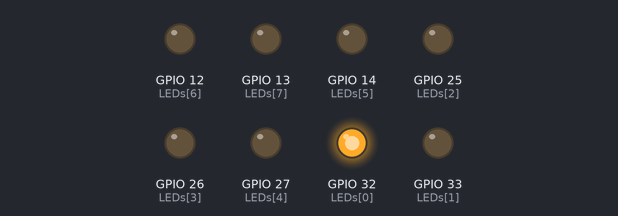
This sketch was run on a simulated ESP32. On the bench: output pins drawn as LEDs (lit = HIGH).

Above: at 0.1 s.
At 6.1 s:
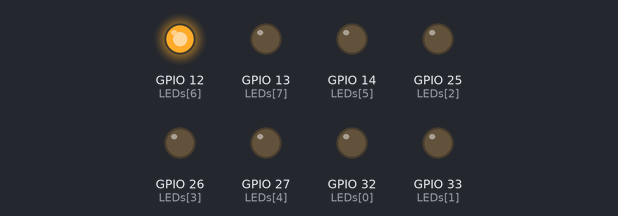
At 9.1 s:
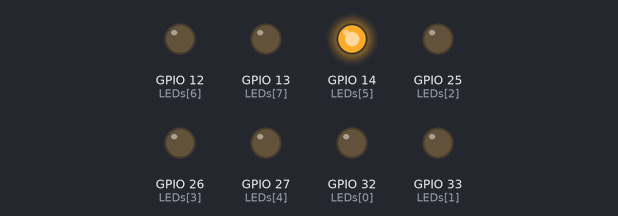
At 13.1 s:
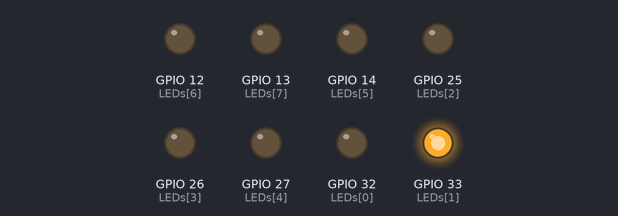
At 29.3 s:
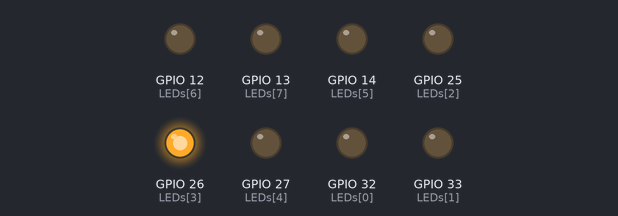
At 38.3 s:
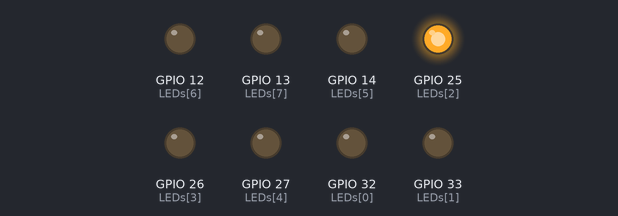
Timing chart, 0 to 40.0 s (numbered marks = the images above):
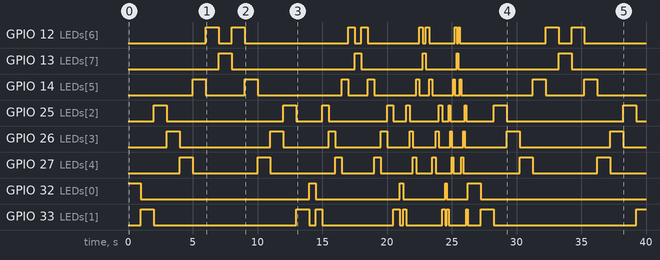

Measured:
- by itself, GPIO 12 (LEDs[6]): LOW → HIGH at 6.0 s, → LOW 1.0 s later, → HIGH 1.0 s later, → LOW 1.0 s later, … (20 changes in this stretch)
- by itself, GPIO 13 (LEDs[7]): LOW → HIGH at 7.0 s, → LOW 1.0 s later, → HIGH 9.5 s later, → LOW 0.50 s later, … (10 changes in this stretch)
- by itself, GPIO 14 (LEDs[5]): LOW → HIGH at 5.0 s, → LOW 1.0 s later, → HIGH 3.0 s later, → LOW 1.0 s later, … (20 changes in this stretch)
- by itself, GPIO 25 (LEDs[2]): LOW → HIGH at 2.0 s, → LOW 1.0 s later, → HIGH 9.0 s later, → LOW 1.0 s later, … (20 changes in this stretch)
- by itself, GPIO 26 (LEDs[3]): LOW → HIGH at 3.0 s, → LOW 1.0 s later, → HIGH 7.0 s later, → LOW 1.0 s later, … (20 changes in this stretch)
- by itself, GPIO 27 (LEDs[4]): LOW → HIGH at 4.0 s, → LOW 1.0 s later, → HIGH 5.0 s later, → LOW 1.0 s later, … (20 changes in this stretch)
- by itself, GPIO 32 (LEDs[0]): LOW → HIGH at 0.00 s, → LOW 1.0 s later, → HIGH 13.0 s later, → LOW 0.50 s later, … (10 changes in this stretch)
- by itself, GPIO 33 (LEDs[1]): LOW → HIGH at 1.0 s, → LOW 1.0 s later, → HIGH 11.0 s later, → LOW 1.0 s later, … (19 changes in this stretch)

The sketch:

leds_secuencia.ino
```cpp
int const totalLEDs = 8;

//Arreglo que contiene el número de pin que se usa para cada LED
int LEDs[8] = {32, 33, 25, 26, 27, 14, 12, 13};

void setup() {
  int i = 0;

  //Inicializamos cada LED como salida
  for (i = 0; i < totalLEDs; i++) {
    pinMode(LEDs[i], OUTPUT);
  }
}

//Código de prueba del funcionamiento de los LEDs
/*
void turnOnAllLEDs() {
  int i = 0;

  for (i = 0; i < totalLEDs; i++) {
    digitalWrite(LEDs[i], HIGH);
  }
}

void turnOffAllLEDs() {
  int i = 0;

  for (i = 0; i < totalLEDs; i++) {
    digitalWrite(LEDs[i], LOW);
  }
}

void testLEDs() {
  turnOnAllLEDs();
  delay(1000);
  turnOffAllLEDs();
  delay(1000);
}
*/

//Maneja la secuencia de encendido y apagado, ida y vuelta, de los LEDs
void secuencia(int espera) {
  int i = 0;

  //Enciende y apaga los LEDs del 1 al 7
  for (i = 0; i < totalLEDs-1; i++) {
    digitalWrite(LEDs[i], HIGH);
    delay(espera);
    digitalWrite(LEDs[i], LOW);
  }

  //Enciende y apaga los LEDs del 8 al 2
  for (i = totalLEDs-1; i > 0; i--) {
    digitalWrite(LEDs[i], HIGH);
    delay(espera);
    digitalWrite(LEDs[i], LOW);
  }
}

void loop() {
  //testLEDs();

  int i = 0;
  int iteracionesTotales = 3;
  int espera = 1000;
  //int reduccionEspera = 300;

  //Realizamos 4 iteraciones, decrementando el tiempo de espera en las últimas 3
  for (i = 0; i <= iteracionesTotales; i++) {
    secuencia(espera);
    //espera = espera - reduccionEspera;
    espera = espera / 2;
  }
}
```
